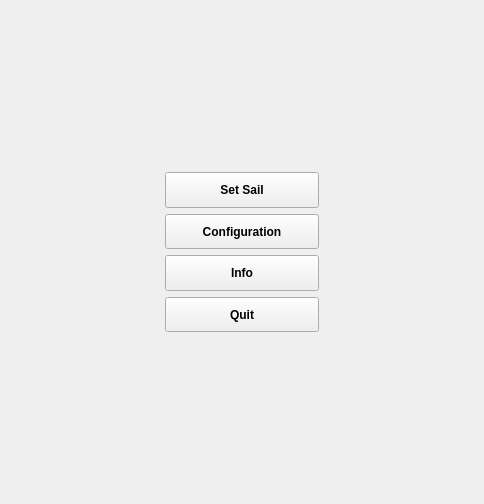
<?xml version="1.0" encoding="UTF-8"?>
<ui version="4.0">
 <class>mainMenuDLG</class>
 <widget class="QWidget" name="mainMenuDLG">
  <property name="geometry">
   <rect>
    <x>0</x>
    <y>0</y>
    <width>484</width>
    <height>504</height>
   </rect>
  </property>
  <property name="windowTitle">
   <string>Form</string>
  </property>
  <property name="styleSheet">
   <string notr="true"/>
  </property>
  <property name="locale">
   <locale language="English" country="UnitedStates"/>
  </property>
  <layout class="QVBoxLayout" name="verticalLayout_4">
   <item>
    <layout class="QGridLayout" name="gridLayout">
     <item row="0" column="1">
      <spacer name="verticalSpacer_2">
       <property name="orientation">
        <enum>Qt::Vertical</enum>
       </property>
       <property name="sizeHint" stdset="0">
        <size>
         <width>20</width>
         <height>78</height>
        </size>
       </property>
      </spacer>
     </item>
     <item row="1" column="0">
      <spacer name="horizontalSpacer_2">
       <property name="orientation">
        <enum>Qt::Horizontal</enum>
       </property>
       <property name="sizeHint" stdset="0">
        <size>
         <width>128</width>
         <height>20</height>
        </size>
       </property>
      </spacer>
     </item>
     <item row="1" column="2">
      <spacer name="horizontalSpacer">
       <property name="orientation">
        <enum>Qt::Horizontal</enum>
       </property>
       <property name="sizeHint" stdset="0">
        <size>
         <width>118</width>
         <height>20</height>
        </size>
       </property>
      </spacer>
     </item>
     <item row="2" column="1">
      <spacer name="verticalSpacer">
       <property name="orientation">
        <enum>Qt::Vertical</enum>
       </property>
       <property name="sizeHint" stdset="0">
        <size>
         <width>20</width>
         <height>78</height>
        </size>
       </property>
      </spacer>
     </item>
     <item row="1" column="1">
      <layout class="QGridLayout" name="gridLayout_2">
       <item row="0" column="0">
        <widget class="QPushButton" name="dbButton">
         <property name="sizePolicy">
          <sizepolicy hsizetype="Expanding" vsizetype="Expanding">
           <horstretch>0</horstretch>
           <verstretch>0</verstretch>
          </sizepolicy>
         </property>
         <property name="sizeIncrement">
          <size>
           <width>0</width>
           <height>0</height>
          </size>
         </property>
         <property name="font">
          <font>
           <weight>75</weight>
           <italic>false</italic>
           <bold>true</bold>
          </font>
         </property>
         <property name="text">
          <string>Set Sail</string>
         </property>
         <property name="icon">
          <iconset resource="../resources/resources.qrc">
           <normaloff>:/buttons/Upwind Icon2.svg</normaloff>:/buttons/Upwind Icon2.svg</iconset>
         </property>
         <property name="iconSize">
          <size>
           <width>64</width>
           <height>64</height>
          </size>
         </property>
        </widget>
       </item>
       <item row="1" column="0">
        <widget class="QPushButton" name="settingsButton">
         <property name="sizePolicy">
          <sizepolicy hsizetype="Expanding" vsizetype="Expanding">
           <horstretch>0</horstretch>
           <verstretch>0</verstretch>
          </sizepolicy>
         </property>
         <property name="font">
          <font>
           <weight>75</weight>
           <italic>false</italic>
           <bold>true</bold>
          </font>
         </property>
         <property name="text">
          <string>Configuration</string>
         </property>
         <property name="icon">
          <iconset resource="../resources/resources.qrc">
           <normaloff>:/buttons/Button Config.svg</normaloff>:/buttons/Button Config.svg</iconset>
         </property>
         <property name="iconSize">
          <size>
           <width>64</width>
           <height>64</height>
          </size>
         </property>
        </widget>
       </item>
       <item row="2" column="0">
        <widget class="QPushButton" name="aboutButton">
         <property name="sizePolicy">
          <sizepolicy hsizetype="Expanding" vsizetype="Expanding">
           <horstretch>0</horstretch>
           <verstretch>0</verstretch>
          </sizepolicy>
         </property>
         <property name="font">
          <font>
           <weight>75</weight>
           <italic>false</italic>
           <bold>true</bold>
          </font>
         </property>
         <property name="text">
          <string>Info</string>
         </property>
         <property name="icon">
          <iconset resource="../resources/resources.qrc">
           <normaloff>:/buttons/Button Info.svg</normaloff>:/buttons/Button Info.svg</iconset>
         </property>
         <property name="iconSize">
          <size>
           <width>64</width>
           <height>64</height>
          </size>
         </property>
        </widget>
       </item>
       <item row="3" column="0">
        <widget class="QPushButton" name="exitButton">
         <property name="sizePolicy">
          <sizepolicy hsizetype="Expanding" vsizetype="Expanding">
           <horstretch>0</horstretch>
           <verstretch>0</verstretch>
          </sizepolicy>
         </property>
         <property name="font">
          <font>
           <weight>75</weight>
           <italic>false</italic>
           <bold>true</bold>
          </font>
         </property>
         <property name="text">
          <string>Quit</string>
         </property>
         <property name="icon">
          <iconset resource="../resources/resources.qrc">
           <normaloff>:/buttons/Button Quit.svg</normaloff>:/buttons/Button Quit.svg</iconset>
         </property>
         <property name="iconSize">
          <size>
           <width>64</width>
           <height>64</height>
          </size>
         </property>
        </widget>
       </item>
      </layout>
     </item>
    </layout>
   </item>
  </layout>
 </widget>
 <resources>
  <include location="../resources/resources.qrc"/>
 </resources>
 <connections/>
</ui>
